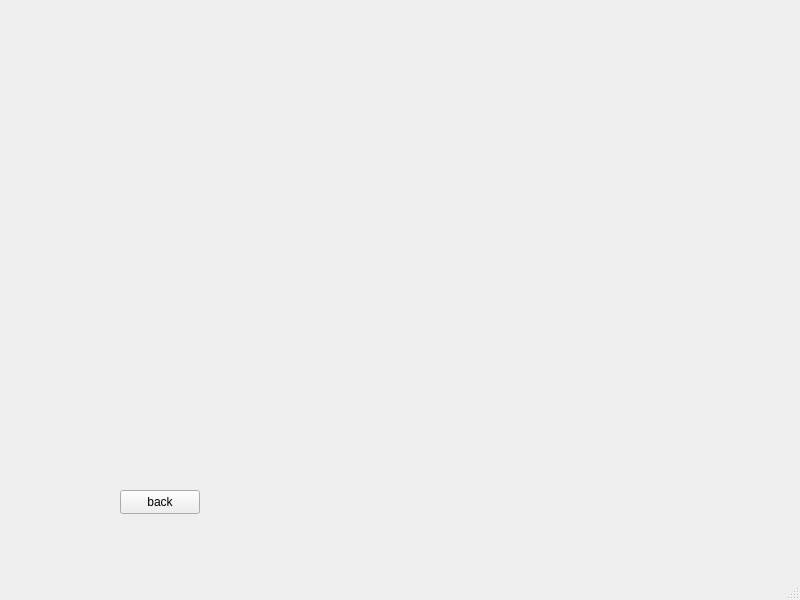
<?xml version="1.0" encoding="UTF-8"?>
<ui version="4.0">
 <class>searching_window</class>
 <widget class="QMainWindow" name="searching_window">
  <property name="geometry">
   <rect>
    <x>0</x>
    <y>0</y>
    <width>800</width>
    <height>600</height>
   </rect>
  </property>
  <property name="windowTitle">
   <string>MainWindow</string>
  </property>
  <widget class="QWidget" name="centralwidget">
   <widget class="QPushButton" name="btnBack">
    <property name="geometry">
     <rect>
      <x>120</x>
      <y>490</y>
      <width>80</width>
      <height>24</height>
     </rect>
    </property>
    <property name="text">
     <string>back</string>
    </property>
   </widget>
  </widget>
  <widget class="QMenuBar" name="menubar">
   <property name="geometry">
    <rect>
     <x>0</x>
     <y>0</y>
     <width>800</width>
     <height>21</height>
    </rect>
   </property>
  </widget>
  <widget class="QStatusBar" name="statusbar"/>
 </widget>
 <resources/>
 <connections/>
</ui>
